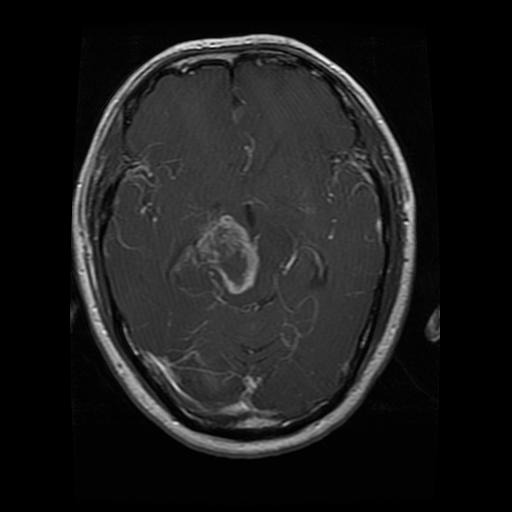
#> input picture Testing/glioma/Te-gl_0026.jpg, 512 x 512 px; its folder holds only this picture in this run
$ python -i extractor.py   (imports and definitions only)
#> lines starting #> are read from the running program, lines starting #| are printed output that depends on the picture; after the words box and inside, x2 and y2 are one past the last pixel; in counts of white or black regions, pixels touching at a corner belong together
#> further down, picture is the input picture: shape (512, 512, 3); min 0, max 255, mean 28.2
import os
import cv2
import imutils
from tqdm import tqdm
import matplotlib.pyplot as plt


# [19 lines left out: functions clear_screen, make_folder, not called in this run]


def extract_contour(image, plot=False):
    """ Finds the extreme points on the image and crops the rectangular out of them
    """
#> called with plot = False

    # Convert the image to grayscale
    gray = cv2.cvtColor(image, cv2.COLOR_BGR2GRAY)

    # Blur it slightly to reduce the noise and smooth the edges.
    gray_blured = cv2.GaussianBlur(gray, (3, 3), 0)

    # Apply binary threshold
    thresh = cv2.threshold(gray_blured, 45, 255, cv2.THRESH_BINARY)[1]
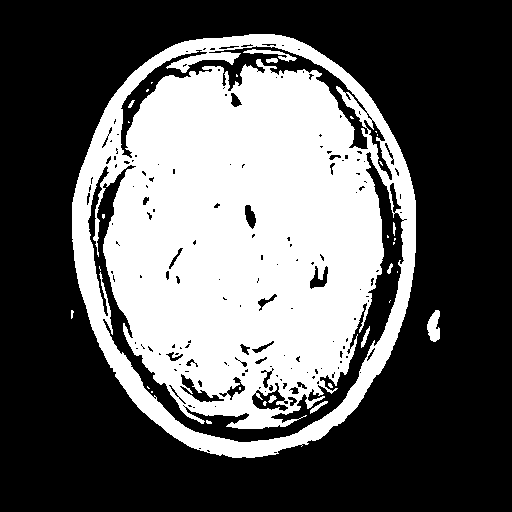
#> thresh: shape (512, 512); 37% white; 32 white regions (22 under 20 px), largest, box (x1, y1, x2, y2) and area: (72, 34, 416, 458) 95957, (427, 310, 440, 342) 295, (243, 49, 297, 62) 212

    # Perform a series of erosion
    thresh = cv2.erode(thresh, None, iterations=2)
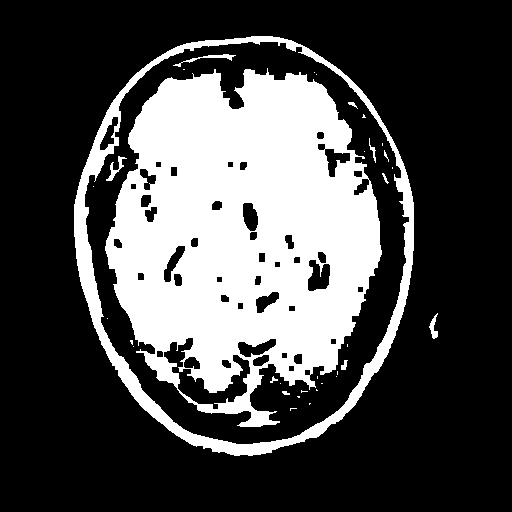
#> thresh: shape (512, 512); 29.2% white; 34 white regions (22 under 20 px), largest, box (x1, y1, x2, y2) and area: (105, 68, 382, 427) 64804, (74, 36, 414, 456) 11029, (173, 54, 236, 67) 164

    # Dilate images to remove any small regions of noise
    thresh = cv2.dilate(thresh, None, iterations=2)
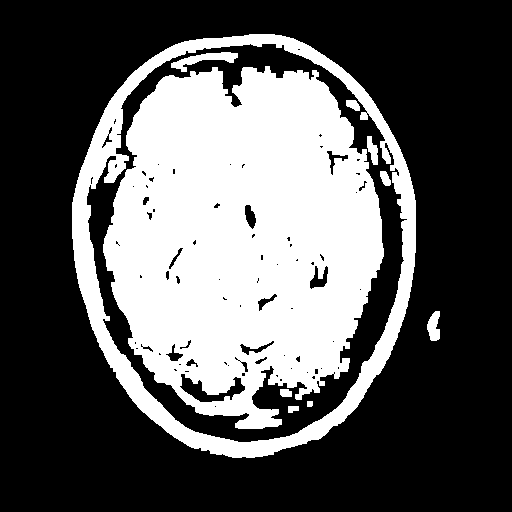
#> thresh: shape (512, 512); 35.4% white; 10 white regions

    # Find contours in threshold image
    contours = cv2.findContours(thresh.copy(), cv2.RETR_EXTERNAL, cv2.CHAIN_APPROX_SIMPLE)
#> contours = 2 contours; box (x1, y1, x2, y2) and area: (72, 34, 416, 458) 114502, (427, 311, 440, 341) 246

    # Grab contours
    contours = imutils.grab_contours(contours)

    # Grab the largest one
    c = max(contours, key=cv2.contourArea)
#> c = contour of 532 points, box (x1, y1, x2, y2) (72, 34, 416, 458), area 114502

    # Find the extreme points
    extLeft = tuple(c[c[:, :, 0].argmin()][0])
#> extLeft = (72, 202)
    extRight = tuple(c[c[:, :, 0].argmax()][0])
#> extRight = (415, 252)
    extTop = tuple(c[c[:, :, 1].argmin()][0])
#> extTop = (249, 34)
    extBot = tuple(c[c[:, :, 1].argmax()][0])
#> extBot = (232, 457)

    ADD_PIXELS = 0
    new_image = image[extTop[1] - ADD_PIXELS:extBot[1] + ADD_PIXELS,
                extLeft[0] - ADD_PIXELS:extRight[0] + ADD_PIXELS].copy()
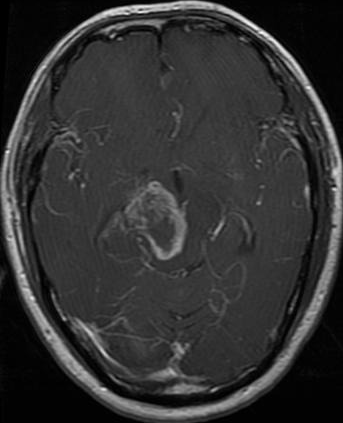
#> new_image: shape (423, 343, 3); min 0, max 255, mean 50.2

    # Plot
    if plot:
        plt.figure(figsize=(15, 6))
        plt.subplot(1, 2, 1)
        plt.imshow(image)
        plt.tick_params(axis='both', which='both', top=False, bottom=False, left=False, right=False, labelbottom=False,
                        labeltop=False, labelleft=False, labelright=False)
        plt.title('Original Image')
        plt.subplot(1, 2, 2)
        plt.imshow(new_image)
        plt.tick_params(axis='both', which='both', top=False, bottom=False, left=False, right=False, labelbottom=False,
                        labeltop=False, labelleft=False, labelright=False)
        plt.title('Cropped Image')
        plt.show()

    return new_image


# [51 lines left out: functions crop_images, process, not called in this run]

>>> import cv2
>>> picture = cv2.imread('../../../Testing/glioma/Te-gl_0026.jpg')
>>> result = extract_contour(picture)

$ run again, on Testing/glioma/Te-gl_0182.jpg
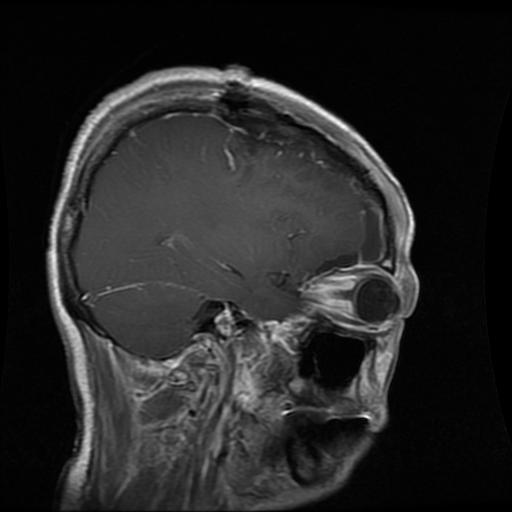
#> input picture Testing/glioma/Te-gl_0182.jpg, 512 x 512 px
#> picture is the input picture: shape (512, 512, 3); min 0, max 251, mean 38.5
#> in extract_contour, `thresh = cv2.dilate(thresh, None, iterations=2)`:
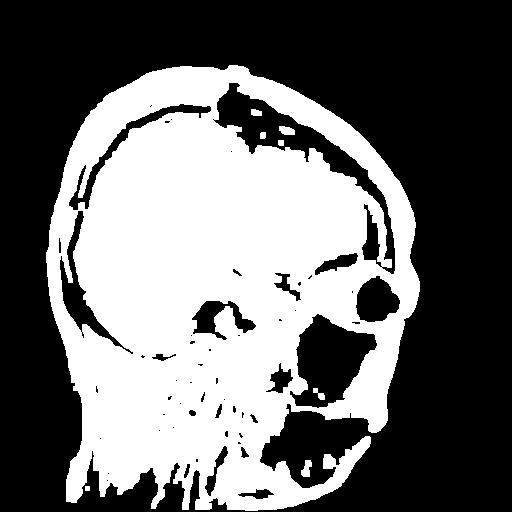
#> thresh: shape (512, 512); 41.8% white; 8 white regions
#> contours = 3 contours, 1 with area under 20; largest, box (x1, y1, x2, y2) and area: (46, 65, 420, 511) 126678, (301, 460, 312, 477) 100
#> c = contour of 902 points, box (x1, y1, x2, y2) (46, 65, 420, 511), area 126678
#> extLeft = (46, 252)
#> extRight = (419, 291)
#> extTop = (229, 65)
#> extBot = (245, 510)
#> in extract_contour, `new_image = image[extTop[1] - ADD_PIXELS:extBot[1] + ADD_PIXELS, extLe..`:
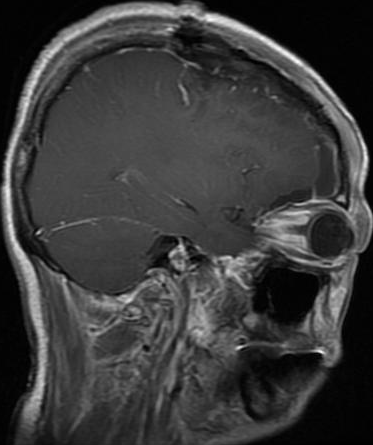
#> new_image: shape (445, 373, 3); min 0, max 251, mean 59.1
